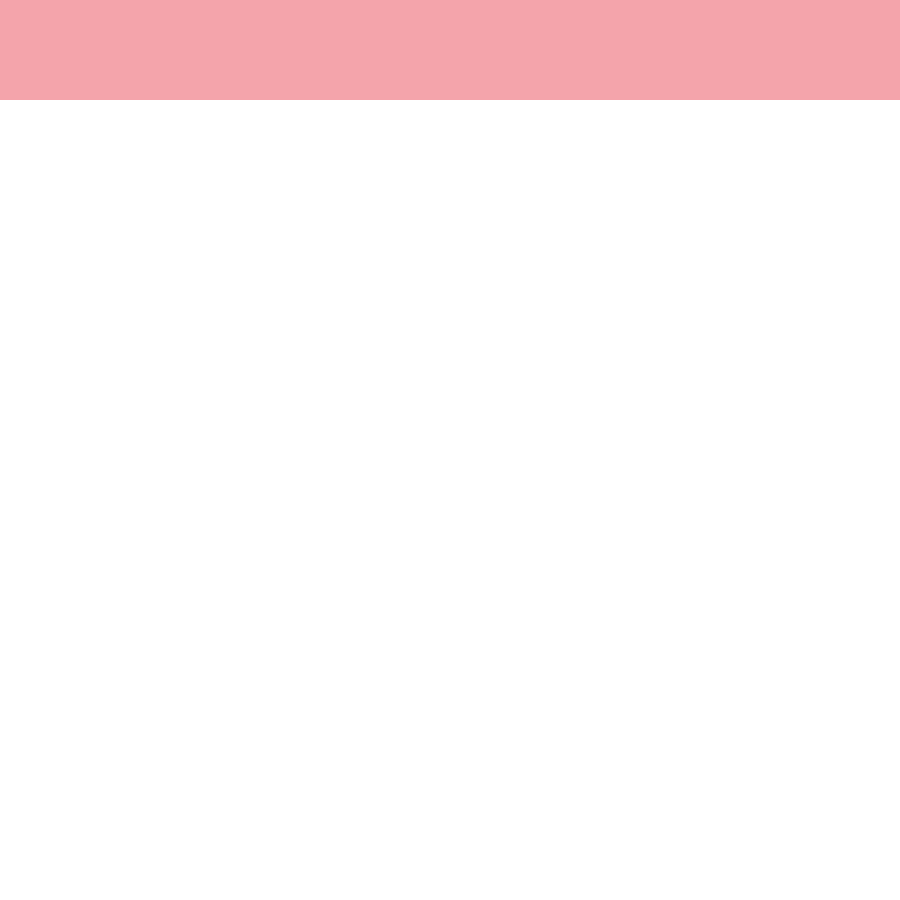
Frame 1 (no input)
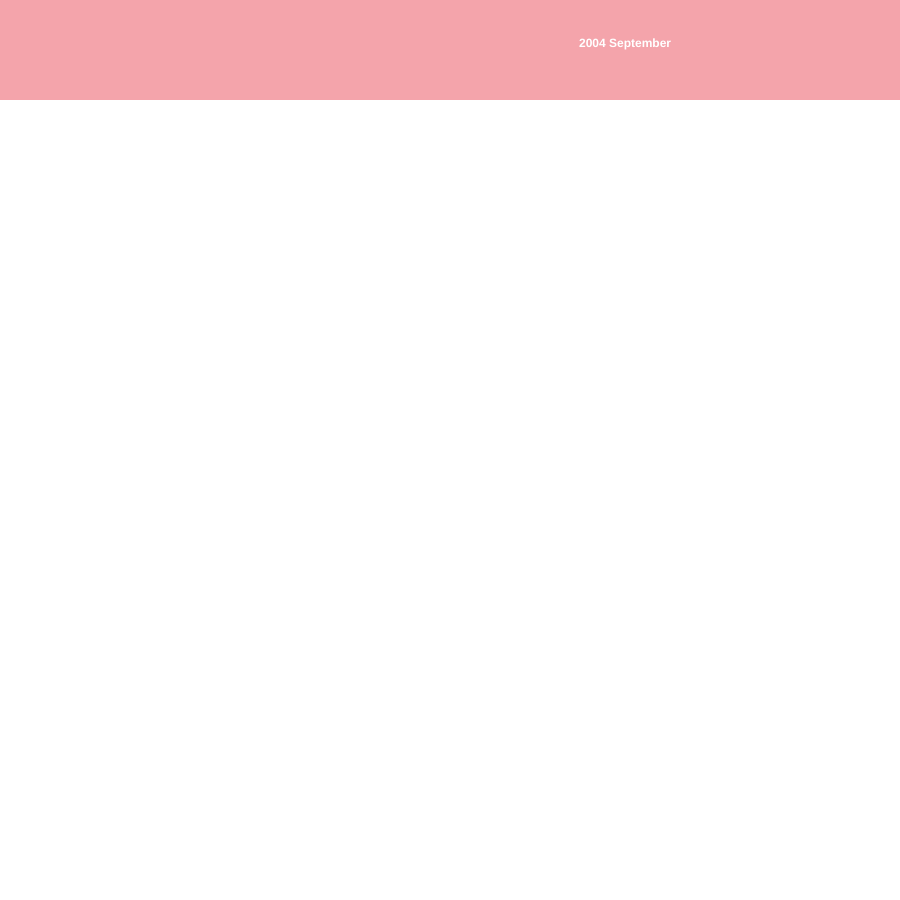
Frame 2 (the mouse pressed at the canvas centre, redrawn once)

The p5.js sketch that drew these frames (run headless with seeded random() and noise() and a simulated clock; the mouse was pressed at the canvas centre and the sketch redrawn once):

// p5.js sketch
// ── sketch.js
let x = 0;
let y = 0;
let spacing = 50;
let textColumn = -1; // Variable to store the column index for text
let strings = [
  "I met you at a dinner arranged by our parents.",
  "You had known her since middle school.",
  "You called me in the middle of the night.",
  "I was at your wedding. She looked chubby.",
  "Your father thinks you're never good enough.",
  "You know, you used to look attractive.",
  "You drove me to grab a drink.",
  "I stalked you all over the internet."
]; // Array of text strings

let dates = [
  "2004 September",
  "2010 October",
  "2012 November",
  "2014 December",
  "2021 January",
  "2022 February",
  "2023 March",
  "2024 April"
]; // Array of date strings

let colors = [
  [244, 164, 171],
  [237, 110, 120],
  [230, 55, 70],
  [200, 25, 39],
  [163, 20, 32],
  [127, 16, 25],
  [91, 11, 18]
]; // Updated array of colors for every two rows

let margin = 120; // Adjusted margin for 120 pixels from the edges
let isStringRow = false; // Start with dates
let rowCount = 0; // Counter to track rows displayed
let dateIndex = 0; // Index to track the fixed order of dates
let colorIndex = 0; // Index to track the current color
let showingBackground = true; // Flag to show background colors first

function setup() {
  createCanvas(900, 900); // Adjusted canvas size
  textSize(12); // Adjust text size
  textAlign(CENTER, CENTER); // Default text alignment
  noStroke(); // Hide the grid
  frameRate(0.5); // Slow down the frame rate (1 frame per second)
}

function draw() {
  if (colorIndex >= colors.length) {
    noLoop(); // Stop the iteration when all colors are used
    return;
  }

  if (showingBackground) {
    // Display the background colors for the current two rows
    let currentColor = colors[colorIndex];
    fill(currentColor[0], currentColor[1], currentColor[2]);
    rect(0, y, width, spacing); // Fill the first row's background
    rect(0, y + spacing, width, spacing); // Fill the second row's background

    // Wait 1 second before proceeding to display text
    showingBackground = false;
    setTimeout(() => {
      loop(); // Restart the draw loop
    }, 1000);
    noLoop();
    return;
  }

  // Define the valid range for text placement (excluding the margin)
  let totalColumns = floor((width - 2 * margin) / spacing); // Adjust for left and right margins
  let startColumn = ceil(margin / spacing); // Start column after margin
  let endColumn = startColumn + totalColumns - 1; // Last column before margin

  // Select a random column within the margin boundaries for the date
  if (!isStringRow && x === 0) {
    textColumn = startColumn + floor(random(totalColumns)); // Pick a random column within the valid range
  }

  // Determine what to display (strings or dates) based on the row type
  let contentArray = isStringRow ? strings : dates;

  // Ensure there's content left to display
  if (contentArray.length > 0) {
    let randomContent;
    let textY;

    if (isStringRow) {
      // Randomly select a string
      let randomIndex = floor(random(contentArray.length));
      randomContent = contentArray[randomIndex];
      contentArray.splice(randomIndex, 1); // Remove the displayed string
      textFont("Arial"); // Set the font for strings
      textStyle(ITALIC); // Set text style to italic
      textAlign(CENTER, CENTER); // Center-align strings
      textY = y + spacing / 2; // Align strings to the vertical center of the square
    } else {
      // Sequentially select a date
      randomContent = contentArray[dateIndex];
      dateIndex = (dateIndex + 1) % dates.length; // Move to the next date
      textFont("Arial"); // Set the font for dates
      textStyle(BOLD); // Set text style to bold
      textAlign(CENTER, BOTTOM); // Bottom-align dates
      textY = y + spacing; // Align dates to the bottom of the square
    }

    // Draw the text
    for (let col = startColumn; col <= endColumn; col++) {
      let rectX = col * spacing;
      if (col === textColumn) {
        fill(255); // Set text color for the text
        text(randomContent, rectX + spacing / 2, textY); // Draw the text or date
      }
    }
  }

  // Move to the next row
  y += spacing;
  rowCount++; // Increment the row counter

  // Alternate between date and string rows
  isStringRow = !isStringRow;

  // After two rows, update the background color index and show background
  if (rowCount % 2 === 0) {
    colorIndex++; // Move to the next color
    showingBackground = true; // Trigger background display
  }
}
